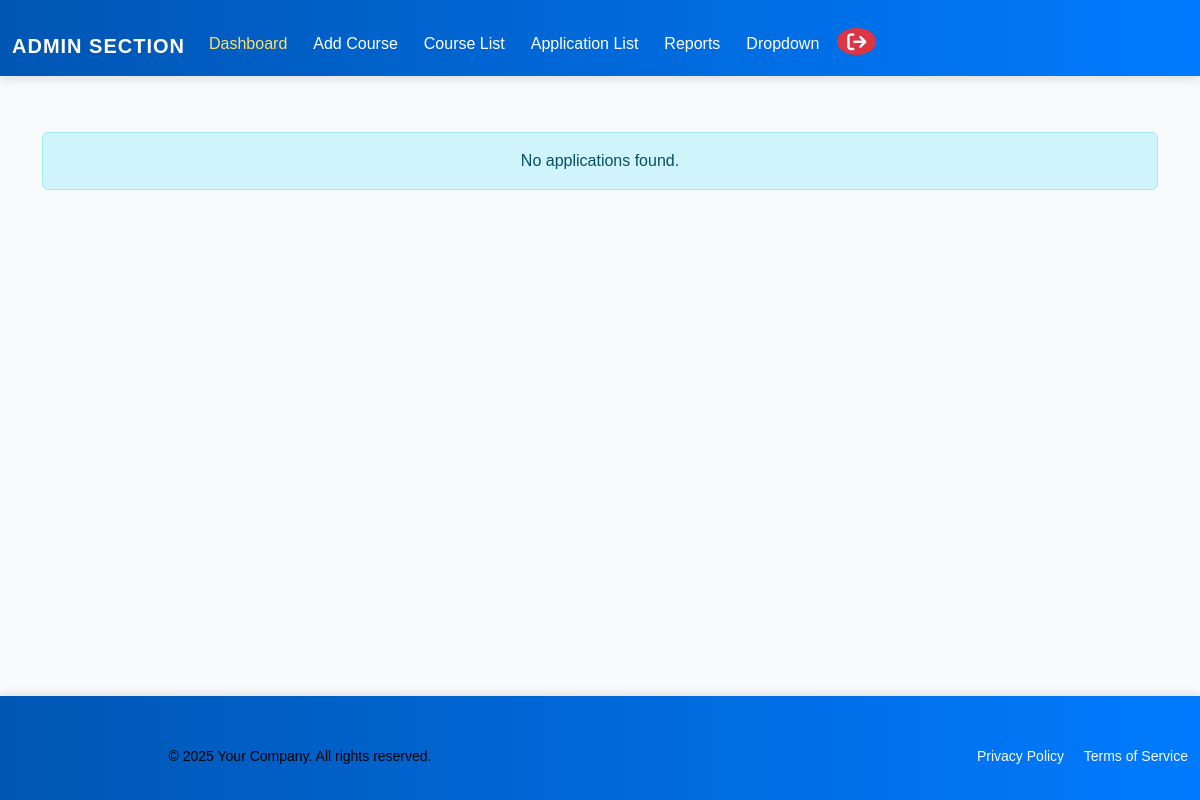
/course-application-list/ (signed in), run on an earlier commit of the app's database.
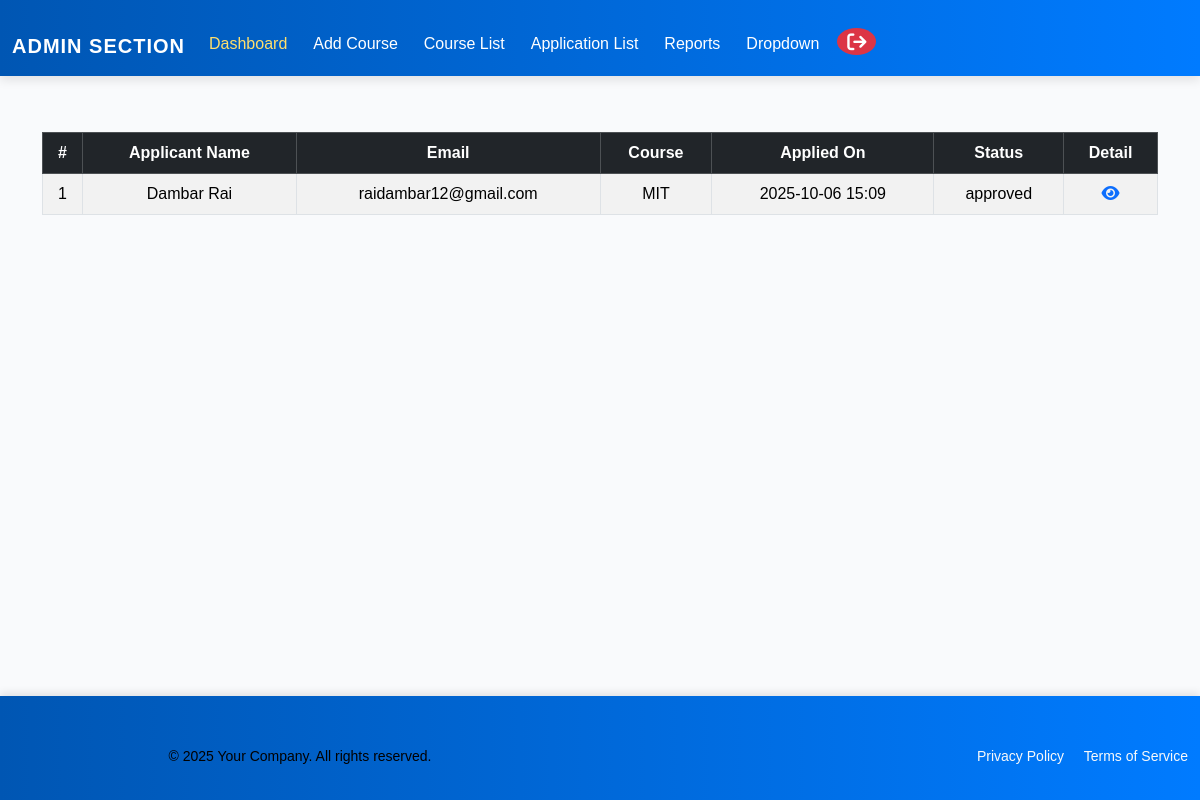
And on a later commit of the database.
### admissionapp/models.py (models this page shows, shortened)
class Application(models.Model):
    APP_STATUS = [
        ("pending", "Pending"),
        ("approved", "Approved"),
        ("rejected", "Rejected"),
        ("re-submit", "Re-submit"),
    ]
    user = models.ForeignKey(
        settings.AUTH_USER_MODEL,
        on_delete=models.CASCADE,
        related_name="applications",
    )
    course = models.ForeignKey(
        "CourseDetails",
        on_delete=models.PROTECT,
        related_name="applications",
    )
    application_no = models.CharField(
        max_length=15,
        unique=True,
        default=generate_application_no,
    )
    application_status = models.CharField(
        max_length=50,
        choices=APP_STATUS,
        default="pending",
    )
    submitted_at = models.DateTimeField(auto_now_add=True)
    approved_rejected_date = models.DateTimeField(null=True, blank=True)
    reason_to_reject = models.TextField(null=True, blank=True)
    is_paid = models.BooleanField(default=False)
    class Meta:
        constraints = [
            UniqueConstraint(fields=["user", "course"], name="unique_user_course"),
        ]

class CustomUser(AbstractUser):
    mobile = models.CharField(
        max_length=10,
        unique=True,
        null=True,
        blank=True,
        default=None,
        help_text="10 digit mobile number",
    )
    email = models.EmailField(unique=True)
    user_created_at = models.DateField(auto_now_add=True, blank=True, null=True)
    is_admin = models.BooleanField(default=False)
    is_user = models.BooleanField(default=True)

class CourseDetails(models.Model):
    DEGREE_CHOICES = [
        ("Master", "Master"),
        ("Bachelor", "Bachelor"),
        ("Plus2", "Plus2"),
    ]
    COURSE_DURATION = [
        ("2 Years", "2 Years"),
        ("3 Years", "3 Years"),
        ("4 Years", "4 Years"),
        ("5 Years", "5 Years"),
    ]
    degree = models.CharField(max_length=50, choices=DEGREE_CHOICES)
    course_name = models.CharField(max_length=10, unique=True,
                                   verbose_name="Course Name(short form)")
    course_full_name = models.CharField(max_length=100, unique=True, blank=True,
                                    verbose_name="Course Full Name")
    course_code = models.CharField(max_length=10, unique=True)
    course_duration = models.CharField(max_length=10, choices=COURSE_DURATION)
    total_seats = models.PositiveIntegerField(default=40)
    seats_filled = models.PositiveIntegerField(default=0)
    course_fee = models.DecimalField(max_digits=10, decimal_places=2, default=0)
    course_add_date = models.DateTimeField(auto_now_add=True, blank=True, null=True)
    course_desc = models.TextField(blank=True, help_text="Overview, curriculum etc"
                                   ,verbose_name="Course Description")
    min_requirement = models.TextField(
        blank=True,
        verbose_name="Minimum Requirement",
        help_text="Write as bullet sentences",
    )
    bg_pic = models.ImageField(
        upload_to=course_bg_upload_path,
        blank=True,
        null=True,
        help_text="Upload a background image for the course",
        verbose_name="Background Picture"
    )

### admissionapp/views.py (the view)
def course_application_list(request):
    personal_info = PersonalInfo.objects.filter(
        user=request.user
    ).exists()
    edu_info = EducationalInfo.objects.filter(
        user=request.user
    ).exists()
    payment_info = PaymentDetail.objects.filter(
        user=request.user).exists()
    applicants = Application.objects.select_related(
        "user",
        "course"
    ).all()
    context = {
        "per_info": personal_info,
        "edu_info": edu_info,
        "applicants": applicants,
        'payment_info':payment_info,
    }
    return render(
        request,
        "admin/course_applicant_list.html",
        context
    )

### admissionapp/context_processors.py (called while the page is built)
def profile_flags(request):
    if not request.user.is_authenticated:
        return {}
    personal_done = PersonalInfo.objects.filter(user=request.user).exists()
    edu_done = EducationalInfo.objects.filter(user=request.user).exists()
    return {
        "personal_done": personal_done,
        "edu_done": edu_done,
        "profile_ready": personal_done and edu_done,
    }

### templates/admin/course_applicant_list.html (shortened to what this page needs)
{% extends 'admin/admin_base.html' %}
{% load static %}
{% block css %}
<link rel="stylesheet" href="">
{% endblock %}
{% block content %}
<div class="course-applications-list container mt-4">
    <div class="applicant-personal-info">
        {% if applicants %}
            <table class="table table-striped table-bordered text-center">
                <thead class="table-dark">
                    <tr>
                        <th>#</th>
                        <th>Applicant Name</th>
                        <th>Email</th>
                        <th>Course</th>
                        <th>Applied On</th>
                        <th>Status</th>
                        <th>Detail</th>
                    </tr>
                </thead>
                <tbody>
                    {% for app in applicants %}
                    <tr>
                        <td>{{ forloop.counter }}</td>
                        <td>{{ app.user.get_full_name|default:app.user.username }}</td>
                        <td>{{ app.user.email }}</td>
                        <td>{{ app.course.course_name }}</td>
                        <td>{{ app.submitted_at|date:"Y-m-d H:i" }}</td>
                         <td>{{ app.application_status }}</td>
                        <td>
                            <a href="{% url 'course_applicant_detail' app.pk %}"><i class="fa-solid fa-eye"></i></a>
                        </td>
                    </tr>
                    {% endfor %}
                </tbody>
            </table>
        {% else %}
            <div class="alert alert-info text-center">No applications found.</div>
        {% endif %}
    </div>
</div>
{% endblock %}

What changed in the data, as far as the page shows it:
added Application: user.get_full_name "Dambar Rai", user.email "raidambar12@gmail.com", course.course_name "MIT", submitted_at "2025-10-06 15:09", application_status "approved"
Also different on the page:
text no longer shown: "No applications found."
text now shown: "# Applicant Name Email Course Applied On Status Detail"
